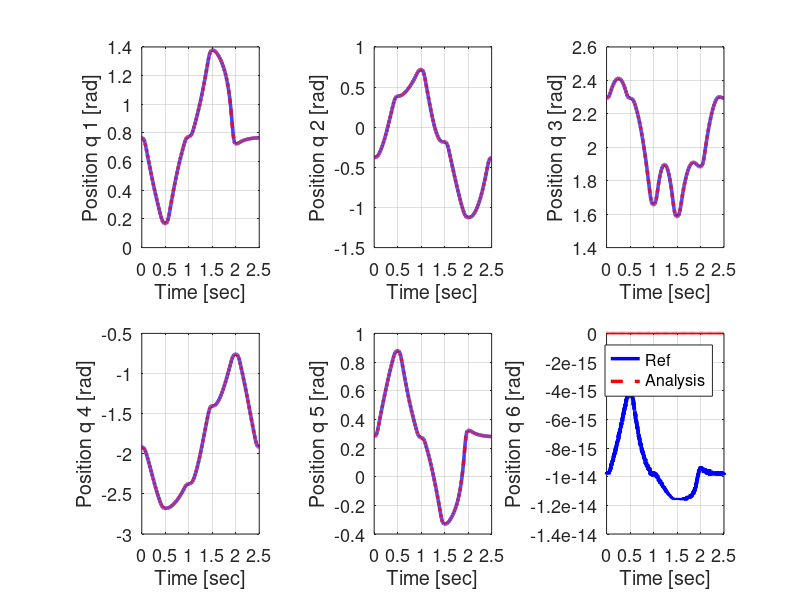
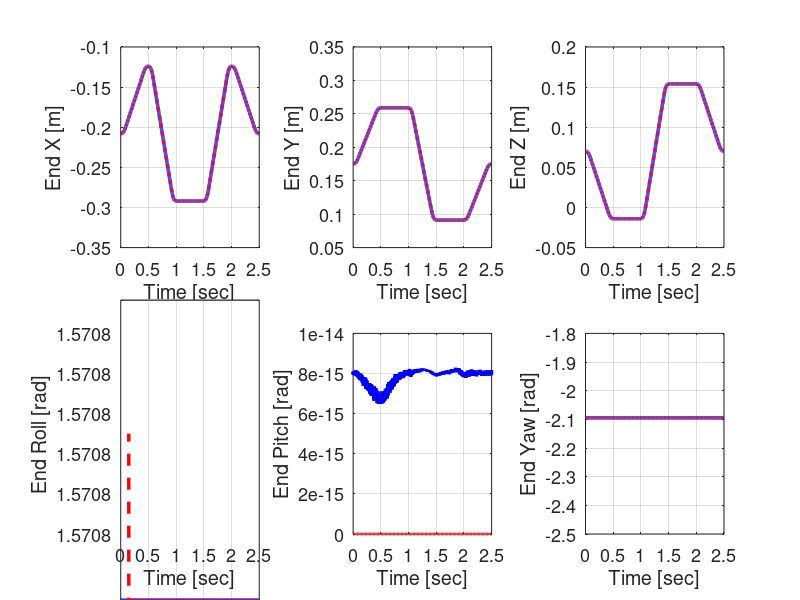
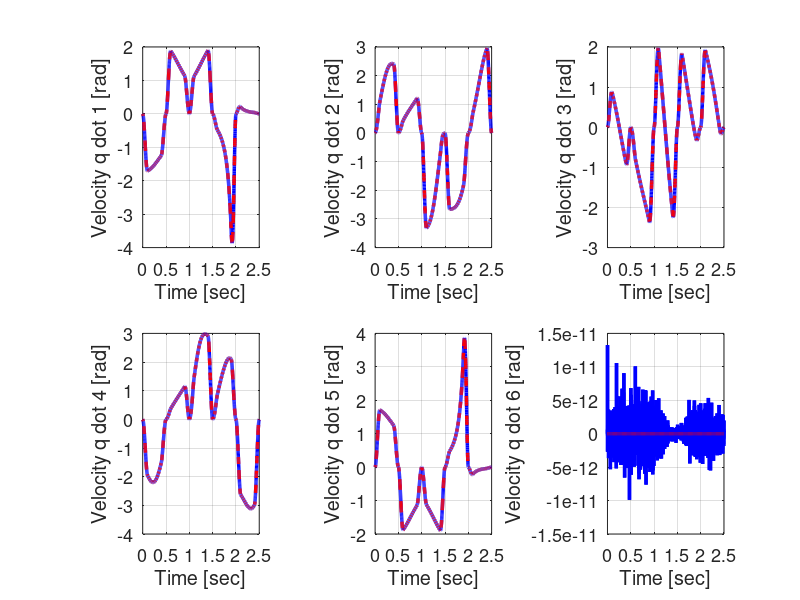
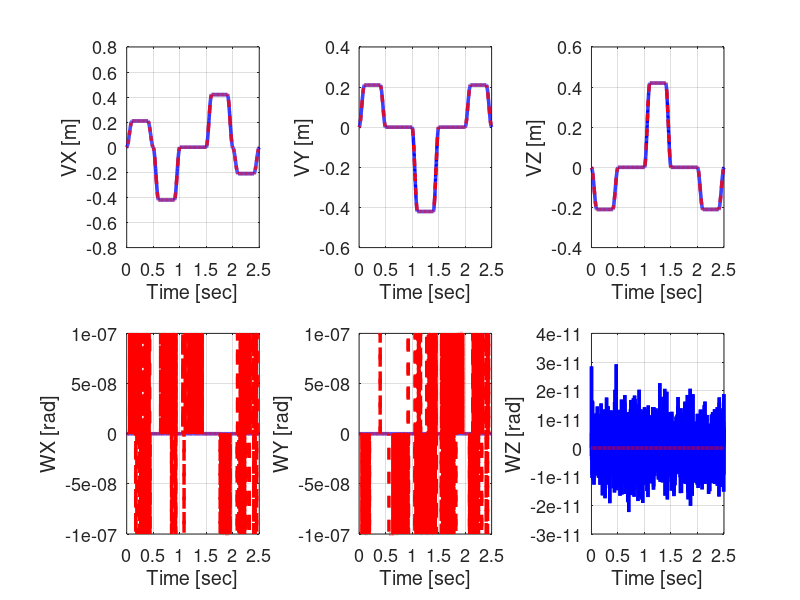

The MATLAB source for these figures, in order:
close all;

ref = load('evaluation_motion_path_generator_recurdyn.txt');
% data = load('evaluation_vsd.txt');
data = load('evaluation_motion_path_generator_matlab.txt');

% ref = load('evaluation_motion_recurdyn.txt');
% data = load('evaluation_motion_matlab.txt');

ylabel_txt = {'End X [m]','End Y [m]','End Z [m]','End Roll [rad]','End Pitch [rad]','End Yaw [rad]'};
ylabel_dot_txt = {'VX [m]','VY [m]','VZ [m]','WX [rad]','WY [rad]','WZ [rad]'};

% figure('Position', [100 100 1720 880])
figure
for i = 1 : 6
%     subplot(4,6,i)
    subplot(2,3,i)
    set(gcf,'Color',[1,1,1])
    plot(ref(:,2), ref(:,i + 2), 'b', 'LineWidth',2.5)
    hold on
    plot(data(:,1), data(:,i + 1), 'r--','LineWidth', 2.5)
    grid on
    xlabel('Time [sec]')
    ylabel(sprintf('Position q %d [rad]', i))
    if i == 6
        legend('Ref','Analysis')
    end
    set(gca,'FontSize',13)
end

figure
for i = 1 : 6
%     subplot(4,6,i+6)
    subplot(2,3,i)
    set(gcf,'Color',[1,1,1])
    plot(ref(:,2), ref(:,i + 8), 'b', 'LineWidth',2.5)
    hold on
    plot(data(:,1), data(:,i + 7), 'r--','LineWidth', 2.5)
    grid on
    xlabel('Time [sec]')
    ylabel(ylabel_txt{i})
    if i == 3
%         legend('Ref','Analysis')
    end
    set(gca,'FontSize',13)
end

figure
for i = 1 : 6
%     subplot(4,6,i+12)
    subplot(2,3,i)
    set(gcf,'Color',[1,1,1])
    plot(ref(:,2), ref(:,i + 14), 'b', 'LineWidth',2.5)
    hold on
    plot(data(:,1), data(:,i + 13), 'r--','LineWidth', 2.5)
    grid on
    xlabel('Time [sec]')
    ylabel(sprintf('Velocity q dot %d [rad]', i))
    if i == 3
%         legend('Ref','Analysis')
    end
    set(gca,'FontSize',13)
end

figure
for i = 1 : 6
%     subplot(4,6,i+18)
    subplot(2,3,i)
    set(gcf,'Color',[1,1,1])
    plot(ref(:,2), ref(:,i + 20), 'b', 'LineWidth',2.5)
    hold on
    plot(data(:,1), data(:,i + 19), 'r--','LineWidth', 2.5)
    grid on
    xlabel('Time [sec]')
    ylabel(ylabel_dot_txt{i})
    if i == 3
%         legend('Ref','Analysis')
    end
    set(gca,'FontSize',13)
end

% figure
% set(gcf,'Color',[1,1,1])
% plot(data(:,1), data(:,end), 'o')
% grid on
% xlabel('Time [sec]')
% ylabel('NR count')
% set(gca,'FontSize',13)

